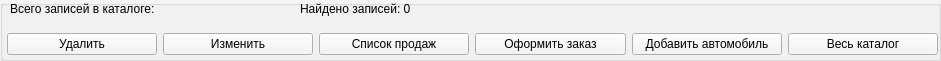
  <widget class="QGroupBox" name="grbactions">
   <property name="geometry">
    <rect>
     <x>10</x>
     <y>150</y>
     <width>941</width>
     <height>61</height>
    </rect>
   </property>
   <property name="palette">
    <palette>
     <active>
      <colorrole role="WindowText">
       <brush brushstyle="SolidPattern">
        <color alpha="255">
         <red>0</red>
         <green>0</green>
         <blue>0</blue>
        </color>
       </brush>
      </colorrole>
      <colorrole role="Button">
       <brush brushstyle="SolidPattern">
        <color alpha="255">
         <red>244</red>
         <green>244</green>
         <blue>244</blue>
        </color>
       </brush>
      </colorrole>
      <colorrole role="Light">
       <brush brushstyle="SolidPattern">
        <color alpha="255">
         <red>255</red>
         <green>255</green>
         <blue>255</blue>
        </color>
       </brush>
      </colorrole>
      <colorrole role="Midlight">
       <brush brushstyle="SolidPattern">
        <color alpha="255">
         <red>249</red>
         <green>249</green>
         <blue>249</blue>
        </color>
       </brush>
      </colorrole>
      <colorrole role="Dark">
       <brush brushstyle="SolidPattern">
        <color alpha="255">
         <red>122</red>
         <green>122</green>
         <blue>122</blue>
        </color>
       </brush>
      </colorrole>
      <colorrole role="Mid">
       <brush brushstyle="SolidPattern">
        <color alpha="255">
         <red>163</red>
         <green>163</green>
         <blue>163</blue>
        </color>
       </brush>
      </colorrole>
      <colorrole role="Text">
       <brush brushstyle="SolidPattern">
        <color alpha="255">
         <red>0</red>
         <green>0</green>
         <blue>0</blue>
        </color>
       </brush>
      </colorrole>
      <colorrole role="BrightText">
       <brush brushstyle="SolidPattern">
        <color alpha="255">
         <red>255</red>
         <green>255</green>
         <blue>255</blue>
        </color>
       </brush>
      </colorrole>
      <colorrole role="ButtonText">
       <brush brushstyle="SolidPattern">
        <color alpha="255">
         <red>0</red>
         <green>0</green>
         <blue>0</blue>
        </color>
       </brush>
      </colorrole>
      <colorrole role="Base">
       <brush brushstyle="SolidPattern">
        <color alpha="255">
         <red>255</red>
         <green>255</green>
         <blue>255</blue>
        </color>
       </brush>
      </colorrole>
      <colorrole role="Window">
       <brush brushstyle="SolidPattern">
        <color alpha="255">
         <red>244</red>
         <green>244</green>
         <blue>244</blue>
        </color>
       </brush>
      </colorrole>
      <colorrole role="Shadow">
       <brush brushstyle="SolidPattern">
        <color alpha="255">
         <red>0</red>
         <green>0</green>
         <blue>0</blue>
        </color>
       </brush>
      </colorrole>
      <colorrole role="AlternateBase">
       <brush brushstyle="SolidPattern">
        <color alpha="255">
         <red>249</red>
         <green>249</green>
         <blue>249</blue>
        </color>
       </brush>
      </colorrole>
      <colorrole role="ToolTipBase">
       <brush brushstyle="SolidPattern">
        <color alpha="255">
         <red>255</red>
         <green>255</green>
         <blue>220</blue>
        </color>
       </brush>
      </colorrole>
      <colorrole role="ToolTipText">
       <brush brushstyle="SolidPattern">
        <color alpha="255">
         <red>0</red>
         <green>0</green>
         <blue>0</blue>
        </color>
       </brush>
      </colorrole>
     </active>
     <inactive>
      <colorrole role="WindowText">
       <brush brushstyle="SolidPattern">
        <color alpha="255">
         <red>0</red>
         <green>0</green>
         <blue>0</blue>
        </color>
       </brush>
      </colorrole>
      <colorrole role="Button">
       <brush brushstyle="SolidPattern">
        <color alpha="255">
         <red>244</red>
         <green>244</green>
         <blue>244</blue>
        </color>
       </brush>
      </colorrole>
      <colorrole role="Light">
       <brush brushstyle="SolidPattern">
        <color alpha="255">
         <red>255</red>
         <green>255</green>
         <blue>255</blue>
        </color>
       </brush>
      </colorrole>
      <colorrole role="Midlight">
       <brush brushstyle="SolidPattern">
        <color alpha="255">
         <red>249</red>
         <green>249</green>
         <blue>249</blue>
        </color>
       </brush>
      </colorrole>
      <colorrole role="Dark">
       <brush brushstyle="SolidPattern">
        <color alpha="255">
         <red>122</red>
         <green>122</green>
         <blue>122</blue>
        </color>
       </brush>
      </colorrole>
      <colorrole role="Mid">
       <brush brushstyle="SolidPattern">
        <color alpha="255">
         <red>163</red>
         <green>163</green>
         <blue>163</blue>
        </color>
       </brush>
      </colorrole>
      <colorrole role="Text">
       <brush brushstyle="SolidPattern">
        <color alpha="255">
         <red>0</red>
         <green>0</green>
         <blue>0</blue>
        </color>
       </brush>
      </colorrole>
      <colorrole role="BrightText">
       <brush brushstyle="SolidPattern">
        <color alpha="255">
         <red>255</red>
         <green>255</green>
         <blue>255</blue>
        </color>
       </brush>
      </colorrole>
      <colorrole role="ButtonText">
       <brush brushstyle="SolidPattern">
        <color alpha="255">
         <red>0</red>
         <green>0</green>
         <blue>0</blue>
        </color>
       </brush>
      </colorrole>
      <colorrole role="Base">
       <brush brushstyle="SolidPattern">
        <color alpha="255">
         <red>255</red>
         <green>255</green>
         <blue>255</blue>
        </color>
       </brush>
      </colorrole>
      <colorrole role="Window">
       <brush brushstyle="SolidPattern">
        <color alpha="255">
         <red>244</red>
         <green>244</green>
         <blue>244</blue>
        </color>
       </brush>
      </colorrole>
      <colorrole role="Shadow">
       <brush brushstyle="SolidPattern">
        <color alpha="255">
         <red>0</red>
         <green>0</green>
         <blue>0</blue>
        </color>
       </brush>
      </colorrole>
      <colorrole role="AlternateBase">
       <brush brushstyle="SolidPattern">
        <color alpha="255">
         <red>249</red>
         <green>249</green>
         <blue>249</blue>
        </color>
       </brush>
      </colorrole>
      <colorrole role="ToolTipBase">
       <brush brushstyle="SolidPattern">
        <color alpha="255">
         <red>255</red>
         <green>255</green>
         <blue>220</blue>
        </color>
       </brush>
      </colorrole>
      <colorrole role="ToolTipText">
       <brush brushstyle="SolidPattern">
        <color alpha="255">
         <red>0</red>
         <green>0</green>
         <blue>0</blue>
        </color>
       </brush>
      </colorrole>
     </inactive>
     <disabled>
      <colorrole role="WindowText">
       <brush brushstyle="SolidPattern">
        <color alpha="255">
         <red>122</red>
         <green>122</green>
         <blue>122</blue>
        </color>
       </brush>
      </colorrole>
      <colorrole role="Button">
       <brush brushstyle="SolidPattern">
        <color alpha="255">
         <red>244</red>
         <green>244</green>
         <blue>244</blue>
        </color>
       </brush>
      </colorrole>
      <colorrole role="Light">
       <brush brushstyle="SolidPattern">
        <color alpha="255">
         <red>255</red>
         <green>255</green>
         <blue>255</blue>
        </color>
       </brush>
      </colorrole>
      <colorrole role="Midlight">
       <brush brushstyle="SolidPattern">
        <color alpha="255">
         <red>249</red>
         <green>249</green>
         <blue>249</blue>
        </color>
       </brush>
      </colorrole>
      <colorrole role="Dark">
       <brush brushstyle="SolidPattern">
        <color alpha="255">
         <red>122</red>
         <green>122</green>
         <blue>122</blue>
        </color>
       </brush>
      </colorrole>
      <colorrole role="Mid">
       <brush brushstyle="SolidPattern">
        <color alpha="255">
         <red>163</red>
         <green>163</green>
         <blue>163</blue>
        </color>
       </brush>
      </colorrole>
      <colorrole role="Text">
       <brush brushstyle="SolidPattern">
        <color alpha="255">
         <red>122</red>
         <green>122</green>
         <blue>122</blue>
        </color>
       </brush>
      </colorrole>
      <colorrole role="BrightText">
       <brush brushstyle="SolidPattern">
        <color alpha="255">
         <red>255</red>
         <green>255</green>
         <blue>255</blue>
        </color>
       </brush>
      </colorrole>
      <colorrole role="ButtonText">
       <brush brushstyle="SolidPattern">
        <color alpha="255">
         <red>122</red>
         <green>122</green>
         <blue>122</blue>
        </color>
       </brush>
      </colorrole>
      <colorrole role="Base">
       <brush brushstyle="SolidPattern">
        <color alpha="255">
         <red>244</red>
         <green>244</green>
         <blue>244</blue>
        </color>
       </brush>
      </colorrole>
      <colorrole role="Window">
       <brush brushstyle="SolidPattern">
        <color alpha="255">
         <red>244</red>
         <green>244</green>
         <blue>244</blue>
        </color>
       </brush>
      </colorrole>
      <colorrole role="Shadow">
       <brush brushstyle="SolidPattern">
        <color alpha="255">
         <red>0</red>
         <green>0</green>
         <blue>0</blue>
        </color>
       </brush>
      </colorrole>
      <colorrole role="AlternateBase">
       <brush brushstyle="SolidPattern">
        <color alpha="255">
         <red>244</red>
         <green>244</green>
         <blue>244</blue>
        </color>
       </brush>
      </colorrole>
      <colorrole role="ToolTipBase">
       <brush brushstyle="SolidPattern">
        <color alpha="255">
         <red>255</red>
         <green>255</green>
         <blue>220</blue>
        </color>
       </brush>
      </colorrole>
      <colorrole role="ToolTipText">
       <brush brushstyle="SolidPattern">
        <color alpha="255">
         <red>0</red>
         <green>0</green>
         <blue>0</blue>
        </color>
       </brush>
      </colorrole>
     </disabled>
    </palette>
   </property>
   <property name="autoFillBackground">
    <bool>true</bool>
   </property>
   <property name="title">
    <string/>
   </property>
   <widget class="QLabel" name="lbl_all_records">
    <property name="geometry">
     <rect>
      <x>10</x>
      <y>0</y>
      <width>231</width>
      <height>17</height>
     </rect>
    </property>
    <property name="text">
     <string>Всего записей в каталоге:</string>
    </property>
   </widget>
   <widget class="QLabel" name="lbl_finded">
    <property name="geometry">
     <rect>
      <x>300</x>
      <y>0</y>
      <width>191</width>
      <height>17</height>
     </rect>
    </property>
    <property name="text">
     <string>Найдено записей: 0</string>
    </property>
   </widget>
   <widget class="QWidget" name="layoutWidget">
    <property name="geometry">
     <rect>
      <x>7</x>
      <y>30</y>
      <width>931</width>
      <height>29</height>
     </rect>
    </property>
    <layout class="QHBoxLayout" name="horizontalLayout_4">
     <item>
      <widget class="QPushButton" name="btn_del">
       <property name="text">
        <string>Удалить</string>
       </property>
      </widget>
     </item>
     <item>
      <widget class="QPushButton" name="btn_change">
       <property name="text">
        <string>Изменить</string>
       </property>
      </widget>
     </item>
     <item>
      <widget class="QPushButton" name="btn_see_stat">
       <property name="text">
        <string>Список продаж</string>
       </property>
      </widget>
     </item>
     <item>
      <widget class="QPushButton" name="btn_get_contract">
       <property name="text">
        <string>Оформить заказ</string>
       </property>
      </widget>
     </item>
     <item>
      <widget class="QPushButton" name="btn_add_car">
       <property name="text">
        <string>Добавить автомобиль</string>
       </property>
      </widget>
     </item>
     <item>
      <widget class="QPushButton" name="btn_reset">
       <property name="text">
        <string>Весь каталог</string>
       </property>
      </widget>
     </item>
    </layout>
   </widget>
  </widget>
